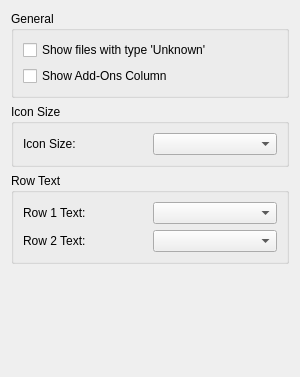
<?xml version="1.0" encoding="UTF-8"?>
<ui version="4.0">
 <class>ConfigureGameList</class>
 <widget class="QWidget" name="ConfigureGameList">
  <property name="geometry">
   <rect>
    <x>0</x>
    <y>0</y>
    <width>300</width>
    <height>377</height>
   </rect>
  </property>
  <property name="windowTitle">
   <string>Form</string>
  </property>
  <layout class="QHBoxLayout" name="HorizontalLayout">
   <item>
    <layout class="QVBoxLayout" name="VerticalLayout">
     <item>
      <widget class="QGroupBox" name="GeneralGroupBox">
       <property name="title">
        <string>General</string>
       </property>
       <layout class="QHBoxLayout" name="GeneralHorizontalLayout">
        <item>
         <layout class="QVBoxLayout" name="GeneralVerticalLayout">
          <item>
           <widget class="QCheckBox" name="show_unknown">
            <property name="text">
             <string>Show files with type 'Unknown'</string>
            </property>
           </widget>
          </item>
          <item>
           <widget class="QCheckBox" name="show_add_ons">
            <property name="text">
             <string>Show Add-Ons Column</string>
            </property>
           </widget>
          </item>
         </layout>
        </item>
       </layout>
      </widget>
     </item>
     <item>
      <widget class="QGroupBox" name="IconSizeGroupBox">
       <property name="title">
        <string>Icon Size</string>
       </property>
       <layout class="QHBoxLayout" name="icon_size_qhbox_layout">
        <item>
         <layout class="QVBoxLayout" name="icon_size_qvbox_layout">
          <item>
           <layout class="QHBoxLayout" name="icon_size_qhbox_layout_2">
            <item>
             <widget class="QLabel" name="icon_size_label">
              <property name="text">
               <string>Icon Size:</string>
              </property>
             </widget>
            </item>
            <item>
             <widget class="QComboBox" name="icon_size_combobox"/>
            </item>
           </layout>
          </item>
         </layout>
        </item>
       </layout>
      </widget>
     </item>
     <item>
      <widget class="QGroupBox" name="RowGroupBox">
       <property name="title">
        <string>Row Text</string>
       </property>
       <layout class="QHBoxLayout" name="RowHorizontalLayout">
        <item>
         <layout class="QVBoxLayout" name="RowVerticalLayout">
          <item>
           <layout class="QHBoxLayout" name="row_1_qhbox_layout">
            <item>
             <widget class="QLabel" name="row_1_label">
              <property name="text">
               <string>Row 1 Text:</string>
              </property>
             </widget>
            </item>
            <item>
             <widget class="QComboBox" name="row_1_text_combobox"/>
            </item>
           </layout>
          </item>
          <item>
           <layout class="QHBoxLayout" name="row_2_qhbox_layout">
            <item>
             <widget class="QLabel" name="row_2_label">
              <property name="text">
               <string>Row 2 Text:</string>
              </property>
             </widget>
            </item>
            <item>
             <widget class="QComboBox" name="row_2_text_combobox"/>
            </item>
           </layout>
          </item>
         </layout>
        </item>
       </layout>
      </widget>
     </item>
     <item>
      <spacer name="verticalSpacer">
       <property name="orientation">
        <enum>Qt::Vertical</enum>
       </property>
       <property name="sizeHint" stdset="0">
        <size>
         <width>20</width>
         <height>40</height>
        </size>
       </property>
      </spacer>
     </item>
    </layout>
   </item>
  </layout>
 </widget>
 <resources/>
 <connections/>
</ui>
